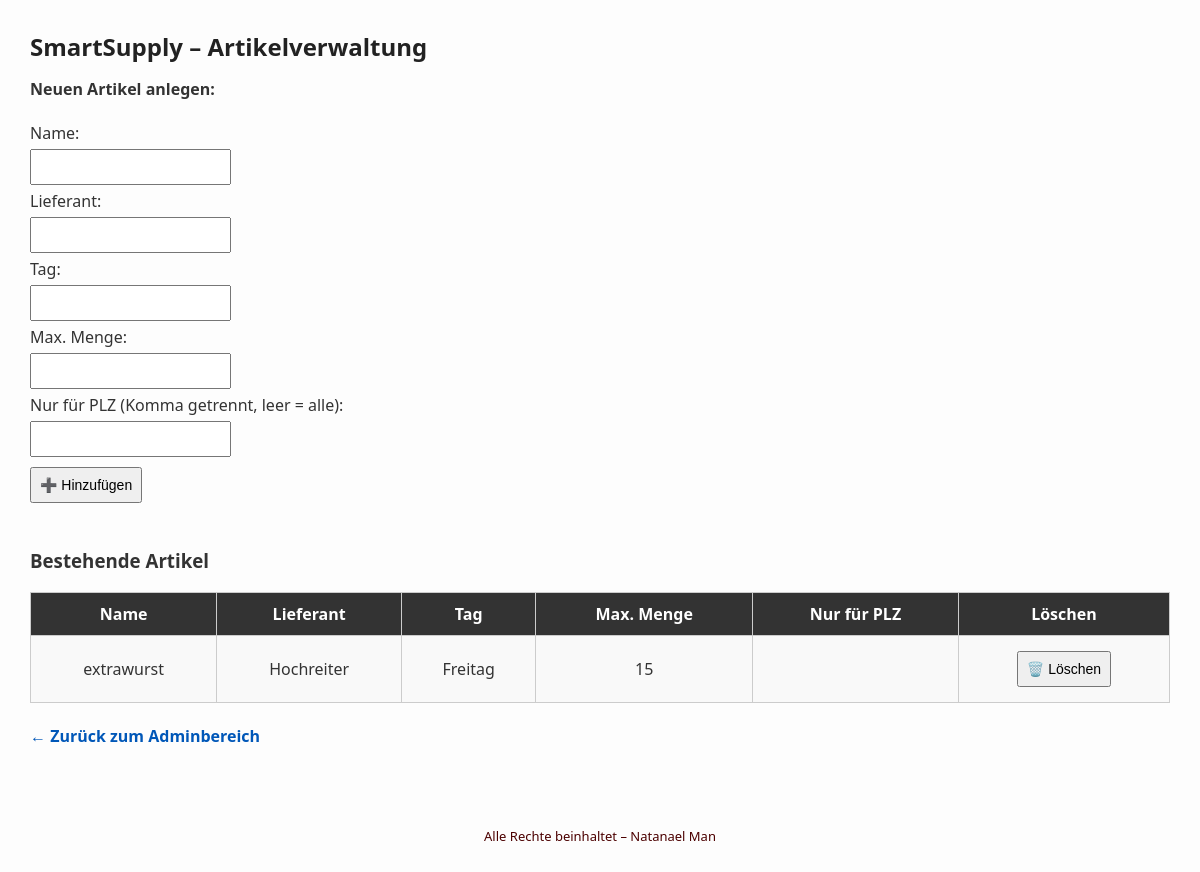
The page /artikelverwaltung (signed in) on the database its author committed.
### tables this page shows
CREATE TABLE artikel (
  id INTEGER PRIMARY KEY AUTOINCREMENT,
  name TEXT,
  lieferant TEXT,
  tag TEXT,
  maxmenge INTEGER,
  plz TEXT
);

### blueprints/artikel.py (the view, shortened to what this page needs)
@artikel.route('/artikelverwaltung', methods=['GET', 'POST'])
def artikelverwaltung():
    if not session.get('admin'):
        return redirect('/')
    conn = get_db()
    cur = conn.cursor()
    if request.method == 'POST' and 'loeschen' in request.form:
        art_id = request.form['art_id']
        cur.execute("DELETE FROM artikel WHERE id = ?", (art_id,))
        conn.commit()
    cur.execute("SELECT * FROM artikel ORDER BY lieferant, tag, name")
    artikel = cur.fetchall()
    return render_template('artikelverwaltung.html', artikel=artikel)

### app.py (called while the page is built)
@app.after_request
def add_no_cache_headers(response):
    response.headers["Cache-Control"] = "no-store, no-cache, must-revalidate, max-age=0"
    response.headers["Pragma"] = "no-cache"
    response.headers["Expires"] = "0"
    return response

### db.py (called while the page is built)
def get_db():
    conn = sqlite3.connect('frood.db')
    conn.row_factory = sqlite3.Row
    return conn

### templates/artikelverwaltung.html (shortened to what this page needs)
<!doctype html>
<html lang="de">
<head>
</head>
<body>
    <h2>SmartSupply – Artikelverwaltung</h2>
    <form method="post">
        <b>Neuen Artikel anlegen:</b><br><br>
        <label>Name:</label><br>
        <input type="text" name="name" required><br>
        <label>Lieferant:</label><br>
        <input type="text" name="lieferant" required><br>
        <label>Tag:</label><br>
        <input type="text" name="tag" required><br>
        <label>Max. Menge:</label><br>
        <input type="number" name="maxmenge" required><br>
        <label>Nur für PLZ (Komma getrennt, leer = alle):</label><br>
        <input type="text" name="plz"><br>
        <button type="submit" name="hinzu">➕ Hinzufügen</button>
    </form>
    <h3>Bestehende Artikel</h3>
    <table>
        <tr>
            <th>Name</th>
            <th>Lieferant</th>
            <th>Tag</th>
            <th>Max. Menge</th>
            <th>Nur für PLZ</th>
            <th>Löschen</th>
        </tr>
        {% for art in artikel %}
        <tr>
            <td>{{ art.name }}</td>
            <td>{{ art.lieferant }}</td>
            <td>{{ art.tag }}</td>
            <td>{{ art.maxmenge }}</td>
            <td>{{ art.plz }}</td>
            <td>
                <form method="post" style="display:inline;">
                    <button type="submit" name="loeschen" onclick="return confirm('Artikel wirklich löschen?');">🗑️ Löschen</button>
                </form>
            </td>
        </tr>
        {% endfor %}
    </table>
    <br>
    <a href="/admin">← Zurück zum Adminbereich</a>
    <footer class="footer">
        Alle Rechte beinhaltet – Natanael Man
    </footer>
</body>
</html>

### templates/artikelverwaltung.html (style rules this page uses)
body { font-family: 'Segoe UI', Tahoma, Geneva, Verdana, sans-serif; margin: 30px; background-color: #fdfdfd; color: #333; }
h2 { color: #222; margin-bottom: 15px; }
h3 { margin-top: 40px; }
a { text-decoration: none; color: #0057b8; font-weight: bold; }
input, button { padding: 8px; font-size: 14px; margin: 5px 0; }
form { margin-bottom: 20px; }
table { border-collapse: collapse; width: 100%; margin-top: 10px; }
th, td { border: 1px solid #ccc; padding: 10px; text-align: center; }
th { background-color: #333; color: white; }
tr:nth-child(even) { background-color: #f9f9f9; }
.footer { margin-top: 60px; padding-top: 20px; font-size: 13px; text-align: center; color: #4c0000; }

### rows shown on the page
artikel: name "extrawurst", lieferant "Hochreiter", tag "Freitag", maxmenge "15"
